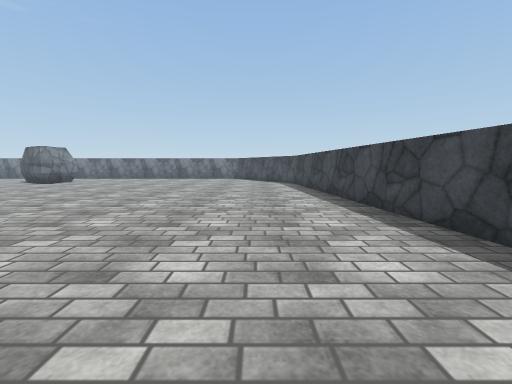
[1] (above)

21 first-person views from a walk through a 3-D level made in the Unity game engine. The camera is 1.2 m above the floor, tilts 6° down and sees 90° across. The floor is counted in squares, 1 m on a side. Each view is taken from the middle of a square. On the plan, view 1 faces up. The plan holds only what a view shows up to about 12 squares ahead; the rest is blank. Surface patterns are stand-ins for the level's own textures.

[2]
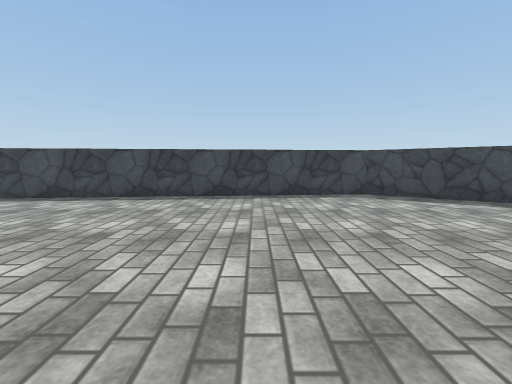

[3]
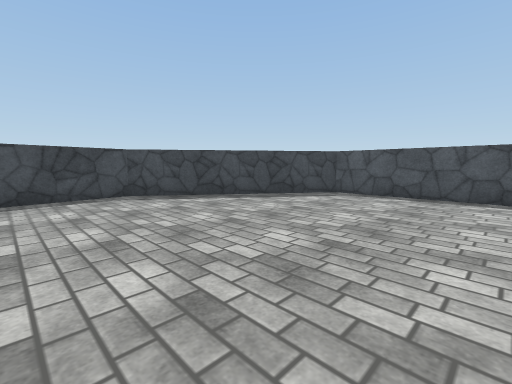

[4]
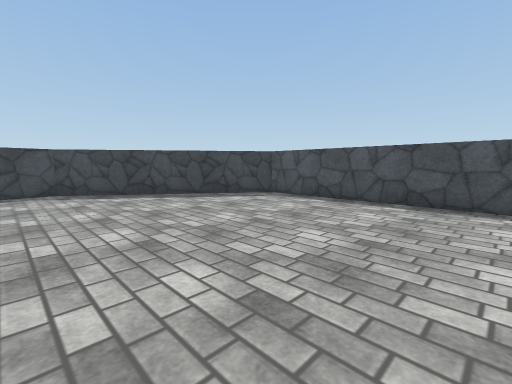

[5]
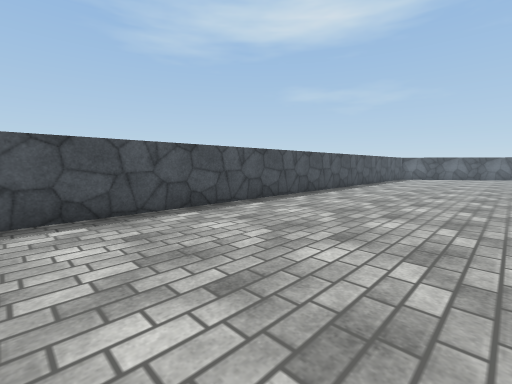

[6]
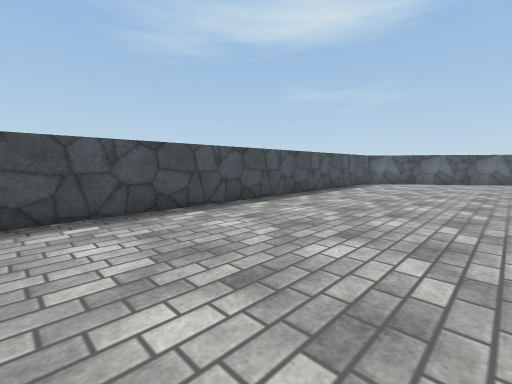

[7]
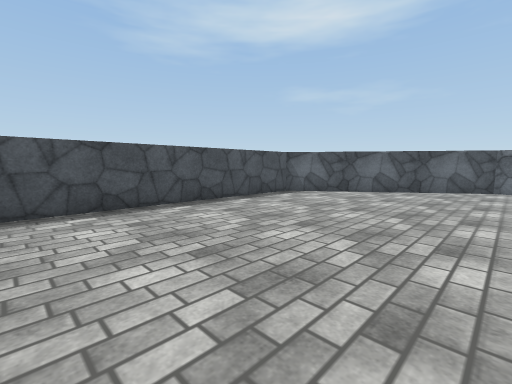

[8]
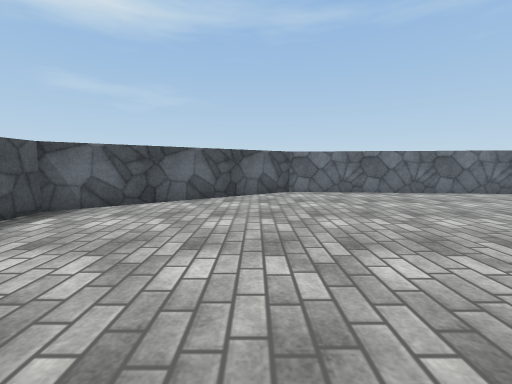

[9]
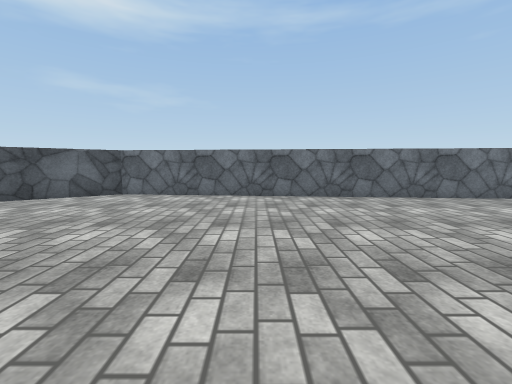

[10]
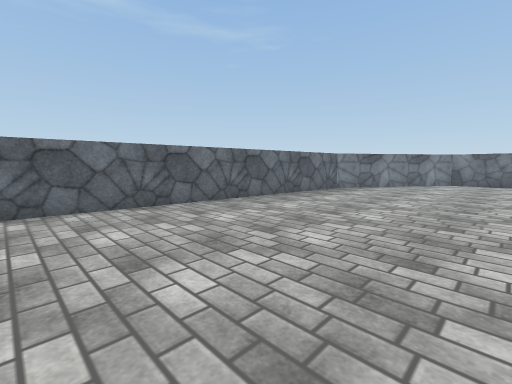

[11]
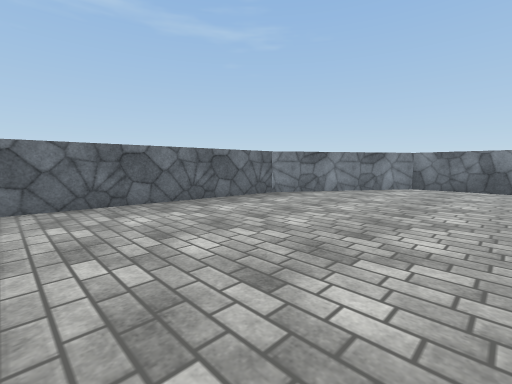

[12]
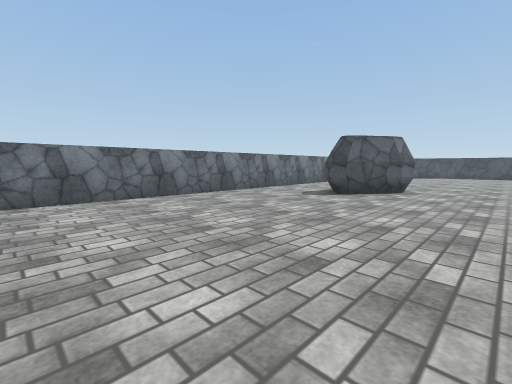

[13]
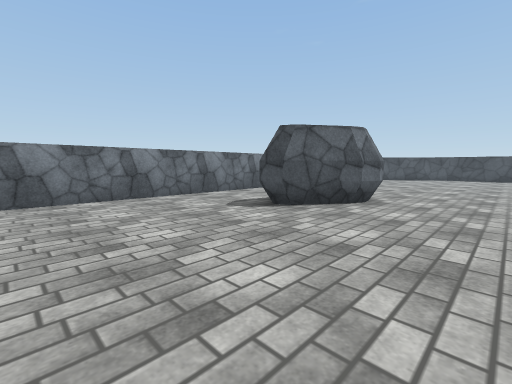

[14]
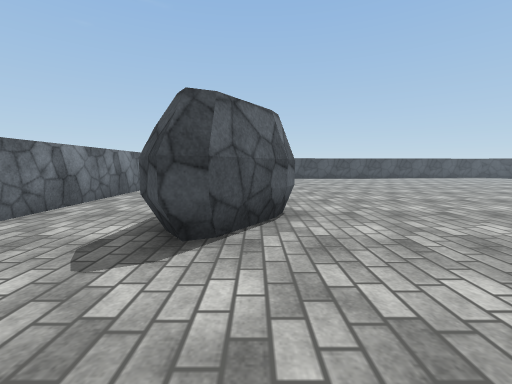

[15]
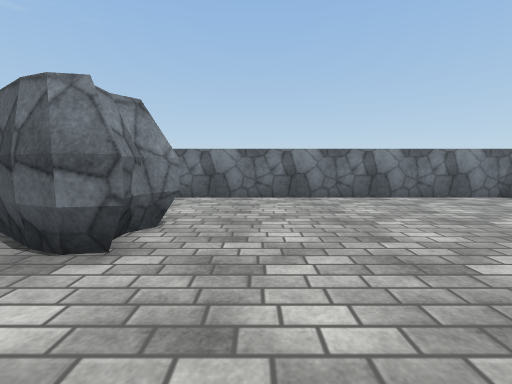

[16]
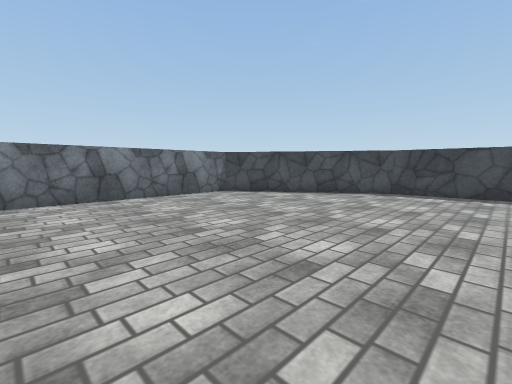

[17]
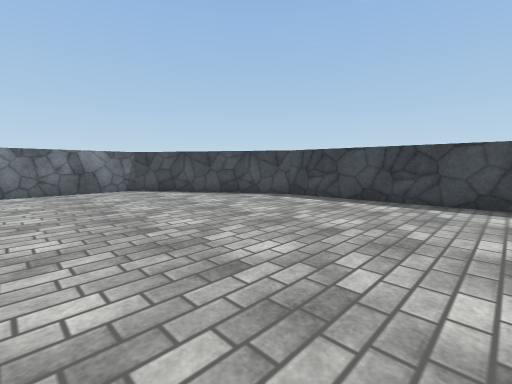

[18]
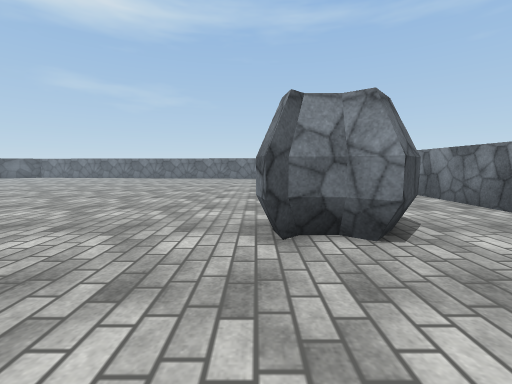

[19]
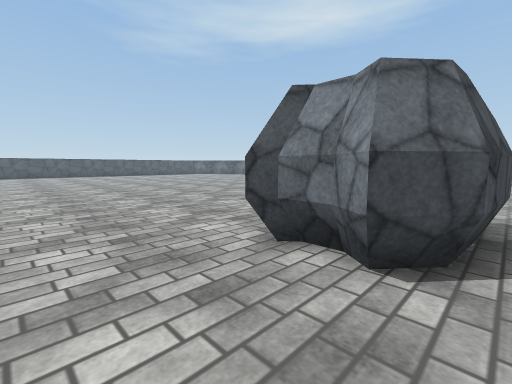

[20]
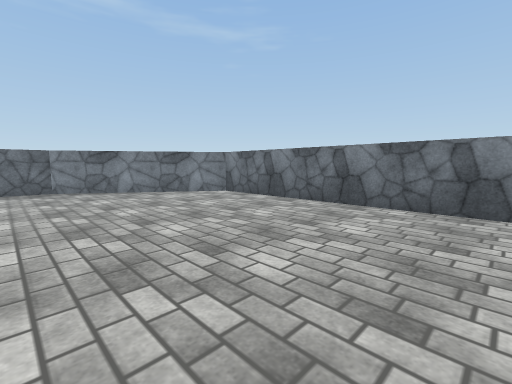

[21]
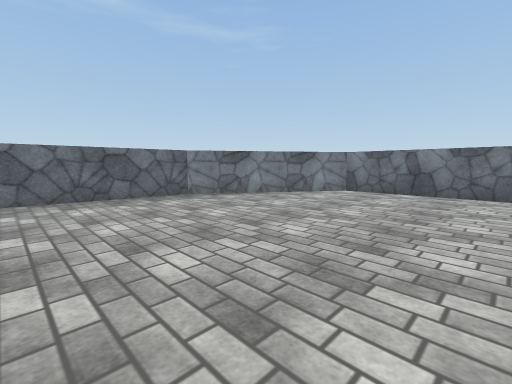

### Floor plan
Points are (right, up) in squares from view 1. A wall is a line through its corners. A room is listed if a view was taken in it or the views show most of it. See-through windows are left out.
Room 1 (views 1, 2, 3, 4, 5, 6, 7, 8, 9, 10, 11, 12, 13, 14, 15, 16, 17, 18, 19, 20, 21)
walls: (-31.5, 16.5) (-33.5, -4.5) (-28.5, -11.5) (-0.5, -11.5) (4.5, -4.5) (2.5, 16.5) (-1.5, 22.5) (-27.5, 22.5) (-31.5, 16.5)
objects: other object (-16, 16) to (-13, 19)

Positions as (right, up) in squares from view 1, and headings:
1: (0, 0), facing up
2: (-6, 0), facing right
3: (-6, -1), facing down-right
4: (-8, -3), facing down-right
5: (-5, -5), facing down-left
6: (-12, -5), facing down-left
7: (-19, -4), facing down-left
8: (-22, -6), facing left
9: (-23, 1), facing left
10: (-25, 4), facing up-left
11: (-24, 8), facing up-left
12: (-26, 13), facing up-right
13: (-22, 13), facing up-right
14: (-20, 17), facing right
15: (-11, 13), facing up
16: (-9, 13), facing up-right
17: (-6, 10), facing up-right
18: (-9, 16), facing left
19: (-10, 19), facing down-left
20: (-18, 15), facing up-left
21: (-22, 11), facing up-left
